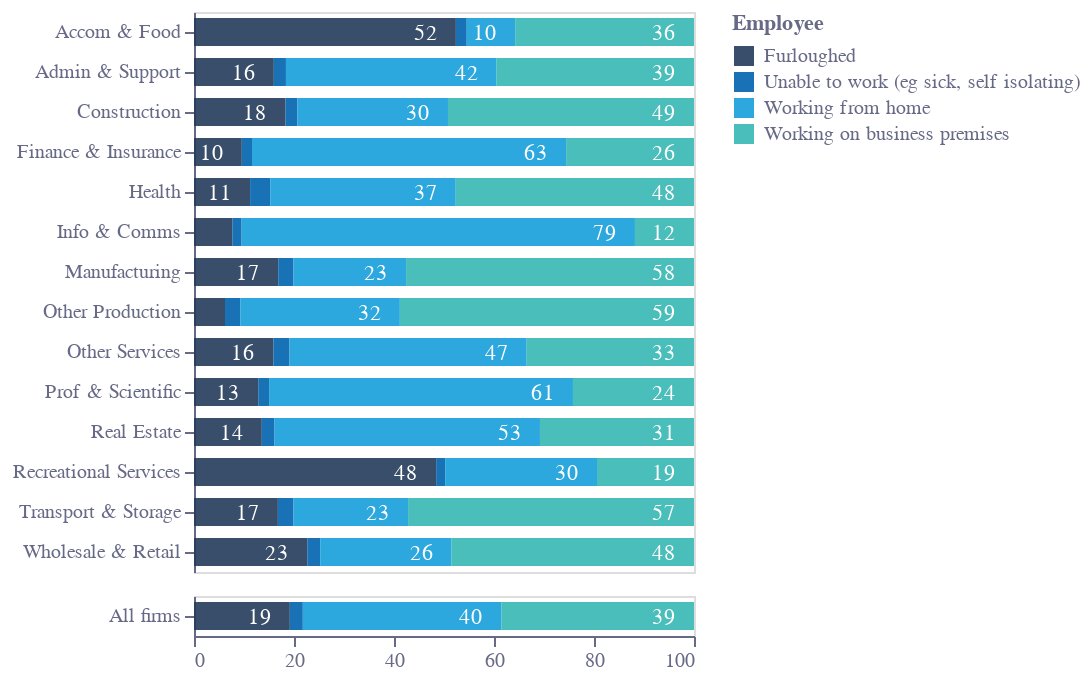

Notebook code cell kept with this figure:
### Code cell
bars = (
    alt.Chart(f3)
    .mark_bar(size=14,opacity=0.9)
    .encode(
        y=alt.Y("Industry:N", sort=[], axis=alt.Axis(grid=False, title="",
                                                    labelColor=colors['eco-gray'],titleColor=colors['eco-gray'],
            tickColor=colors['eco-gray'],domainColor=colors['eco-gray'])),
        color=alt.Color(
            "Employee:N",
            scale=alt.Scale(
                domain=df["Employee"].unique(),
                range=mhue_color[::-1] + div_color[::-1][2:],
            )
        ),
        order="Industry:N",
    )
)
text = bars.mark_text(dx=-15, dy=1, color="white").encode(
    text=alt.Text("SAmmount:Q", format=".0f"),
    color=alt.condition(
        datum.SAmmount < 8,
        alt.ColorValue(None),
        alt.ColorValue("white"),
    ),
)

layer1 = (
    (bars + text)
    .properties(height=alt.Step(20), width=250)
    .transform_aggregate(SAmmount="sum(Value)", groupby=["Industry", "Employee"])
)

layer2=alt.vconcat(
layer1.transform_filter("datum.Industry!='All firms '").encode(x=alt.X(
            "SAmmount:Q",
            stack="zero",
            axis=None,
            scale=alt.Scale(domain=[0, 100]),
        )),
    layer1.transform_filter("datum.Industry=='All firms '").encode(x=alt.X(
            "SAmmount:Q",
            stack="zero",
            axis=alt.Axis(grid=False, title="",labelColor=colors['eco-gray'],titleColor=colors['eco-gray'],
            tickColor=colors['eco-gray'],domainColor=colors['eco-gray'],),
            scale=alt.Scale(domain=[0, 100]),
        )),spacing=10).configure_view(
    height=height,
    width=width - 150,
).configure_legend(titleColor=colors['eco-gray'],labelColor=colors['eco-gray'])
layer2.save("visualisation/" + f + ".json")
layer2

### Figure 1 — Vega-Lite specification as saved in the notebook (floating-point values rounded to 4 significant figures)
{"config": {"view": {"continuousWidth": 400, "continuousHeight": 300, "height": 300, "width": 350}, "legend": {"labelColor": "#676A86", "titleColor": "#676A86"}}, "vconcat": [{"layer": [{"mark": {"type": "bar", "opacity": 0.9, "size": 14}, "encoding": {"color": {"type": "nominal", "field": "Employee", "scale": {"domain": ["Furloughed", "Unable to work (eg sick, self isolating)", "Working from home", "Working on business premises"], "range": ["#243B5A", "#0063AF", "#179FDB", "#36B7B4", "#00A767", "#C9C9C9", "#E54753", "#E6224B"]}}, "order": {"type": "nominal", "field": "Industry"}, "y": {"type": "nominal", "axis": {"domainColor": "#676A86", "grid": false, "labelColor": "#676A86", "tickColor": "#676A86", "title": "", "titleColor": "#676A86"}, "field": "Industry", "sort": []}}}, {"mark": {"type": "text", "color": "white", "dx": -15, "dy": 1}, "encoding": {"color": {"condition": {"value": null, "test": "(datum.SAmmount < 8)"}, "value": "white"}, "order": {"type": "nominal", "field": "Industry"}, "text": {"type": "quantitative", "field": "SAmmount", "format": ".0f"}, "y": {"type": "nominal", "axis": {"domainColor": "#676A86", "grid": false, "labelColor": "#676A86", "tickColor": "#676A86", "title": "", "titleColor": "#676A86"}, "field": "Industry", "sort": []}}}], "encoding": {"x": {"type": "quantitative", "axis": null, "field": "SAmmount", "scale": {"domain": [0, 100]}, "stack": "zero"}}, "height": {"step": 20}, "transform": [{"aggregate": [{"op": "sum", "field": "Value", "as": "SAmmount"}], "groupby": ["Industry", "Employee"]}, {"filter": "datum.Industry!='All firms '"}], "width": 250}, {"layer": [{"mark": {"type": "bar", "opacity": 0.9, "size": 14}, "encoding": {"color": {"type": "nominal", "field": "Employee", "scale": {"domain": ["Furloughed", "Unable to work (eg sick, self isolating)", "Working from home", "Working on business premises"], "range": ["#243B5A", "#0063AF", "#179FDB", "#36B7B4", "#00A767", "#C9C9C9", "#E54753", "#E6224B"]}}, "order": {"type": "nominal", "field": "Industry"}, "y": {"type": "nominal", "axis": {"domainColor": "#676A86", "grid": false, "labelColor": "#676A86", "tickColor": "#676A86", "title": "", "titleColor": "#676A86"}, "field": "Industry", "sort": []}}}, {"mark": {"type": "text", "color": "white", "dx": -15, "dy": 1}, "encoding": {"color": {"condition": {"value": null, "test": "(datum.SAmmount < 8)"}, "value": "white"}, "order": {"type": "nominal", "field": "Industry"}, "text": {"type": "quantitative", "field": "SAmmount", "format": ".0f"}, "y": {"type": "nominal", "axis": {"domainColor": "#676A86", "grid": false, "labelColor": "#676A86", "tickColor": "#676A86", "title": "", "titleColor": "#676A86"}, "field": "Industry", "sort": []}}}], "encoding": {"x": {"type": "quantitative", "axis": {"domainColor": "#676A86", "grid": false, "labelColor": "#676A86", "tickColor": "#676A86", "title": "", "titleColor": "#676A86"}, "field": "SAmmount", "scale": {"domain": [0, 100]}, "stack": "zero"}}, "height": {"step": 20}, "transform": [{"aggregate": [{"op": "sum", "field": "Value", "as": "SAmmount"}], "groupby": ["Industry", "Employee"]}, {"filter": "datum.Industry=='All firms '"}], "width": 250}], "data": {"name": "data-c7c74631773e0ff9ec82dac35f3e1993"}, "spacing": 10, "$schema": "https://vega.github.io/schema/vega-lite/v4.8.1.json", "datasets": {"data-c7c74631773e0ff9ec82dac35f3e1993": [{"Industry": "Accom & Food", "Employee": "Furloughed", "Value": 52.37}, {"Industry": "Accom & Food", "Employee": "Unable to work (eg sick, self isolating)", "Value": 2.169}, {"Industry": "Accom & Food", "Employee": "Working from home", "Value": 9.69}, {"Industry": "Accom & Food", "Employee": "Working on business premises", "Value": 35.77}, {"Industry": "Admin & Support", "Employee": "Furloughed", "Value": 15.96}, {"Industry": "Admin & Support", "Employee": "Unable to work (eg sick, self isolating)", "Value": 2.427}, {"Industry": "Admin & Support", "Employee": "Working from home", "Value": 42.13}, {"Industry": "Admin & Support", "Employee": "Working on business premises", "Value": 39.48}, {"Industry": "All firms ", "Employee": "Furloughed", "Value": 19.16}, {"Industry": "All firms ", "Employee": "Unable to work (eg sick, self isolating)", "Value": 2.601}, {"Industry": "All firms ", "Employee": "Working from home", "Value": 39.7}, {"Industry": "All firms ", "Employee": "Working on business premises", "Value": 38.53}, {"Industry": "Construction", "Employee": "Furloughed", "Value": 18.3}, {"Industry": "Construction", "Employee": "Unable to work (eg sick, self isolating)", "Value": 2.378}, {"Industry": "Construction", "Employee": "Working from home", "Value": 30.12}, {"Industry": "Construction", "Employee": "Working on business premises", "Value": 49.2}, {"Industry": "Finance & Insurance", "Employee": "Furloughed", "Value": 9.563}, {"Industry": "Finance & Insurance", "Employee": "Unable to work (eg sick, self isolating)", "Value": 2.032}, {"Industry": "Finance & Insurance", "Employee": "Working from home", "Value": 62.83}, {"Industry": "Finance & Insurance", "Employee": "Working on business premises", "Value": 25.58}, {"Industry": "Health", "Employee": "Furloughed", "Value": 11.22}, {"Industry": "Health", "Employee": "Unable to work (eg sick, self isolating)", "Value": 4.03}, {"Industry": "Health", "Employee": "Working from home", "Value": 37.1}, {"Industry": "Health", "Employee": "Working on business premises", "Value": 47.65}, {"Industry": "Info & Comms", "Employee": "Furloughed", "Value": 7.672}, {"Industry": "Info & Comms", "Employee": "Unable to work (eg sick, self isolating)", "Value": 1.848}, {"Industry": "Info & Comms", "Employee": "Working from home", "Value": 78.67}, {"Industry": "Info & Comms", "Employee": "Working on business premises", "Value": 11.81}, {"Industry": "Manufacturing", "Employee": "Furloughed", "Value": 16.85}, {"Industry": "Manufacturing", "Employee": "Unable to work (eg sick, self isolating)", "Value": 3.044}, {"Industry": "Manufacturing", "Employee": "Working from home", "Value": 22.52}, {"Industry": "Manufacturing", "Employee": "Working on business premises", "Value": 57.59}, {"Industry": "Other Production", "Employee": "Furloughed", "Value": 6.196}, {"Industry": "Other Production", "Employee": "Unable to work (eg sick, self isolating)", "Value": 3.064}, {"Industry": "Other Production", "Employee": "Working from home", "Value": 31.91}, {"Industry": "Other Production", "Employee": "Working on business premises", "Value": 58.83}, {"Industry": "Other Services", "Employee": "Furloughed", "Value": 15.89}, {"Industry": "Other Services", "Employee": "Unable to work (eg sick, self isolating)", "Value": 3.198}, {"Industry": "Other Services", "Employee": "Working from home", "Value": 47.45}, {"Industry": "Other Services", "Employee": "Working on business premises", "Value": 33.46}, {"Industry": "Prof & Scientific", "Employee": "Furloughed", "Value": 12.85}, {"Industry": "Prof & Scientific", "Employee": "Unable to work (eg sick, self isolating)", "Value": 2.174}, {"Industry": "Prof & Scientific", "Employee": "Working from home", "Value": 60.77}, {"Industry": "Prof & Scientific", "Employee": "Working on business premises", "Value": 24.21}, {"Industry": "Real Estate", "Employee": "Furloughed", "Value": 13.56}, {"Industry": "Real Estate", "Employee": "Unable to work (eg sick, self isolating)", "Value": 2.543}, {"Industry": "Real Estate", "Employee": "Working from home", "Value": 53.09}, {"Industry": "Real Estate", "Employee": "Working on business premises", "Value": 30.81}, {"Industry": "Recreational Services", "Employee": "Furloughed", "Value": 48.43}, {"Industry": "Recreational Services", "Employee": "Unable to work (eg sick, self isolating)", "Value": 1.806}, {"Industry": "Recreational Services", "Employee": "Working from home", "Value": 30.36}, {"Industry": "Recreational Services", "Employee": "Working on business premises", "Value": 19.4}, {"Industry": "Transport & Storage", "Employee": "Furloughed", "Value": 16.77}, {"Industry": "Transport & Storage", "Employee": "Unable to work (eg sick, self isolating)", "Value": 3.118}, {"Industry": "Transport & Storage", "Employee": "Working from home", "Value": 22.93}, {"Industry": "Transport & Storage", "Employee": "Working on business premises", "Value": 57.18}, {"Industry": "Wholesale & Retail", "Employee": "Furloughed", "Value": 22.66}, {"Industry": "Wholesale & Retail", "Employee": "Unable to work (eg sick, self isolating)", "Value": 2.581}, {"Industry": "Wholesale & Retail", "Employee": "Working from home", "Value": 26.26}, {"Industry": "Wholesale & Retail", "Employee": "Working on business premises", "Value": 48.5}]}}
